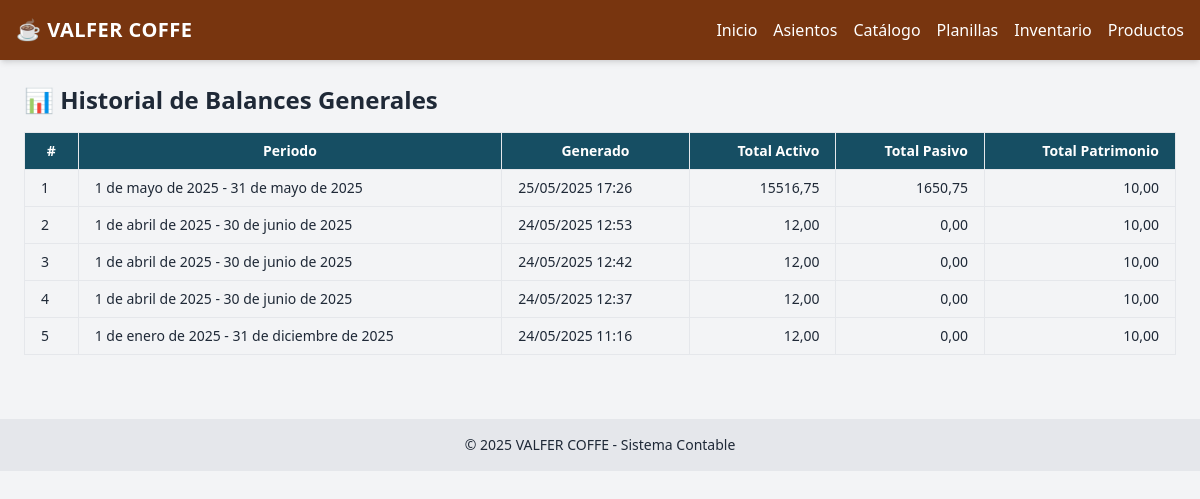
The app's page /estados-financieros/listar-balances/, older data.
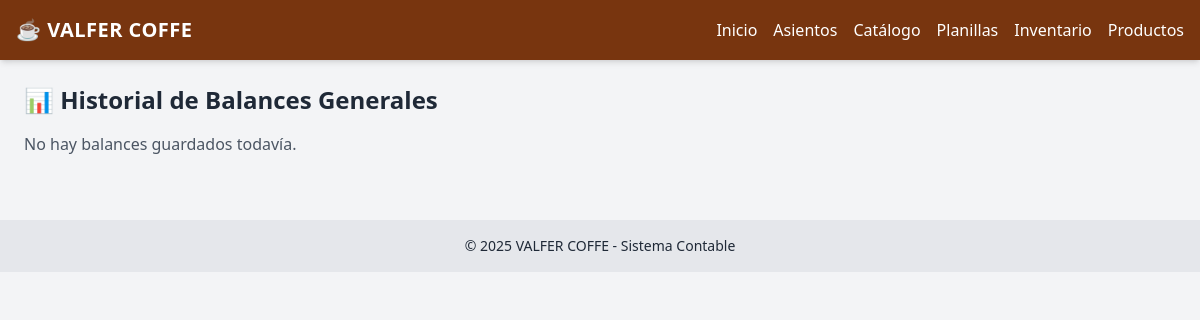
The same page, newer data.
### contabilidad/models.py (models this page shows, shortened)
class BalanceGeneral(models.Model):
    fecha_generado = models.DateTimeField(auto_now_add=True)
    fecha_inicio = models.DateField()
    fecha_fin = models.DateField()
    total_activo = models.DecimalField(max_digits=12, decimal_places=2)
    total_pasivo = models.DecimalField(max_digits=12, decimal_places=2)
    total_patrimonio = models.DecimalField(max_digits=12, decimal_places=2)

### contabilidad/views.py (the view)
# urls.py: path('estados-financieros/listar-balances/', views.listar_balances, name='listar_balances'),
def listar_balances(request):
    balances = BalanceGeneral.objects.all().order_by('-fecha_generado')
    return render(request, 'estados/listar_balances.html', {'balances': balances})

### contabilidad/templates/estados/listar_balances.html (shortened to what this page needs)
{% extends 'contabilidad/base.html' %}
{% block content %}
<h2 class="text-2xl font-bold mb-4">📊 Historial de Balances Generales</h2>
{% if balances %}
  <div class="overflow-x-auto">
    <table class="w-full text-sm border">
      <thead class="bg-cyan-900 text-white">
        <tr>
          <th class="border px-4 py-2">#</th>
          <th class="border px-4 py-2">Periodo</th>
          <th class="border px-4 py-2">Generado</th>
          <th class="border px-4 py-2 text-right">Total Activo</th>
          <th class="border px-4 py-2 text-right">Total Pasivo</th>
          <th class="border px-4 py-2 text-right">Total Patrimonio</th>
        </tr>
      </thead>
      <tbody>
        {% for balance in balances %}
        <tr class="border-t hover:bg-gray-100">
          <td class="border px-4 py-2">{{ forloop.counter }}</td>
          <td class="border px-4 py-2">{{ balance.fecha_inicio }} - {{ balance.fecha_fin }}</td>
          <td class="border px-4 py-2">{{ balance.fecha_generado|date:"d/m/Y H:i" }}</td>
          <td class="border px-4 py-2 text-right">{{ balance.total_activo|floatformat:2 }}</td>
          <td class="border px-4 py-2 text-right">{{ balance.total_pasivo|floatformat:2 }}</td>
          <td class="border px-4 py-2 text-right">{{ balance.total_patrimonio|floatformat:2 }}</td>
        </tr>
        {% endfor %}
      </tbody>
    </table>
  </div>
{% else %}
  <p class="text-gray-600">No hay balances guardados todavía.</p>
{% endif %}
{% endblock %}

Row changes from the older to the newer data that the page shows:
removed BalanceGeneral: fecha_inicio "1 de mayo de 2025", fecha_fin "31 de mayo de 2025", fecha_generado "25/05/2025 17:26", total_activo "15516,75", total_pasivo "1650,75", total_patrimonio "10,00"
removed BalanceGeneral: fecha_inicio "1 de abril de 2025", fecha_fin "30 de junio de 2025", fecha_generado "24/05/2025 12:53", total_activo "12,00", total_pasivo "0,00", total_patrimonio "10,00"
removed BalanceGeneral: fecha_inicio "1 de abril de 2025", fecha_fin "30 de junio de 2025", fecha_generado "24/05/2025 12:42", total_activo "12,00", total_pasivo "0,00", total_patrimonio "10,00"
removed BalanceGeneral: fecha_inicio "1 de abril de 2025", fecha_fin "30 de junio de 2025", fecha_generado "24/05/2025 12:37", total_activo "12,00", total_pasivo "0,00", total_patrimonio "10,00"
removed BalanceGeneral: fecha_inicio "1 de enero de 2025", fecha_fin "31 de diciembre de 2025", fecha_generado "24/05/2025 11:16", total_activo "12,00", total_pasivo "0,00", total_patrimonio "10,00"
Text that changed along with them:
text no longer shown: "# Periodo Generado Total Activo Total Pasivo Total Patrimonio"
text now shown: "No hay balances guardados todavía."
